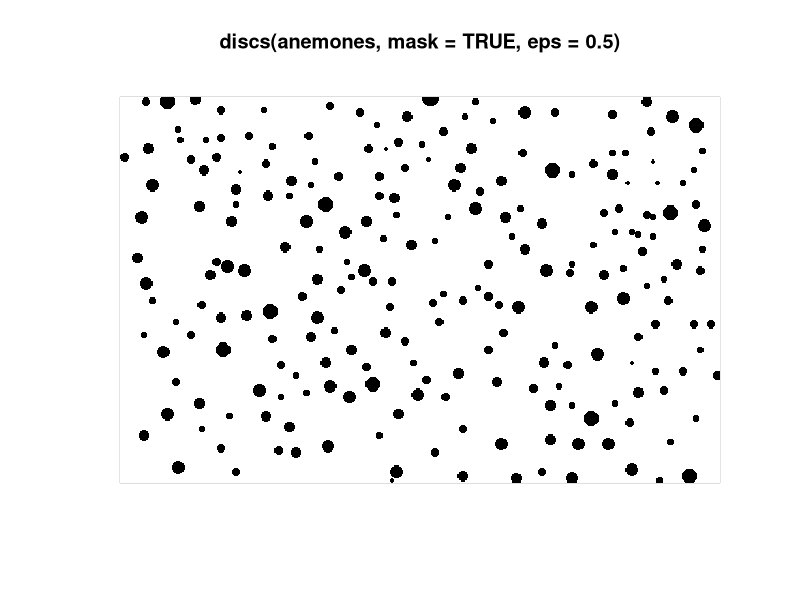

Source code (R):
library(spatstat)


### Name: discs
### Title: Union of Discs
### Aliases: discs
### Keywords: spatial datagen

### ** Examples

  plot(discs(anemones, mask=TRUE, eps=0.5))
